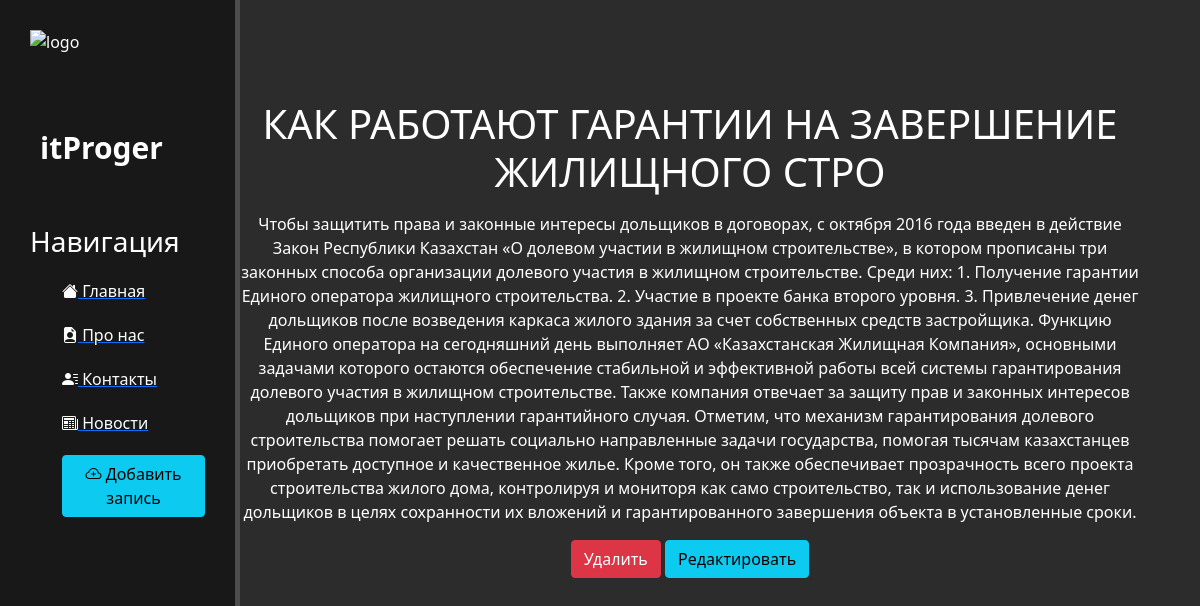
Screenshot of /news/3 with the database file from the repository.
### news/models.py (models this page shows, shortened)
class Articles(models.Model):
    title = models.CharField('Название', max_length=50, default='')
    anons = models.CharField('Анонс', max_length=250)
    full_text = models.TextField('Статья')
    data = models.DateTimeField('Дата публикации')
    class Meta:
        verbose_name = 'новость'
        verbose_name_plural = 'Новости'

### news/views.py (the view)
# urls.py: path('<int:pk>', views.NewsDetailView.as_view(), name="news-detail"),
class NewsDetailView(DetailView):
    model = Articles
    template_name = 'news/details_view.html'
    context_object_name = 'article'

### news/templates/news/details_view.html (shortened to what this page needs)
{% extends 'main/layout.html' %}
{% block content %}
 <div class="features">
     <h1> {{ article.title }} </h1>
     <p>{{ article.full_text }}</p>
     <a href="{% url 'news-delete' article.id %}" class="btn btn-danger"> Удалить </a>
     <a href="{% url 'news-update' article.id %}" class="btn btn-info"> Редактировать </a>
 </div>
{% endblock %}

### main/static/main/css/mainn.css (style rules this page uses)
body { background: #2c2c2c; }
main .features { float: left; color: #fff; margin-top: 100px; text-align: center; width: 75%; }

### rows the page displays
Articles: title "КАК РАБОТАЮТ ГАРАНТИИ НА ЗАВЕРШЕНИЕ ЖИЛИЩНОГО СТРО", full_text "Чтобы защитить права и законные интересы дольщиков в договорах, с октября 2016 года введен в действие Закон Республики Казахстан «О долевом участии в жилищном строительстве», в котором прописаны три законных способа организации долевого участия в жилищном строительстве. Среди них: 1. Получение гарантии Единого оператора жилищного строительства. 2. Участие в проекте банка второго уровня. 3. Привлечение денег дольщиков после возведения каркаса жилого здания за счет собственных средств застройщика. Функцию Единого оператора на сегодняшний день выполняет АО «Казахстанская Жилищная Компания», основными задачами которого остаются обеспечение стабильной и эффективной работы всей системы…"
